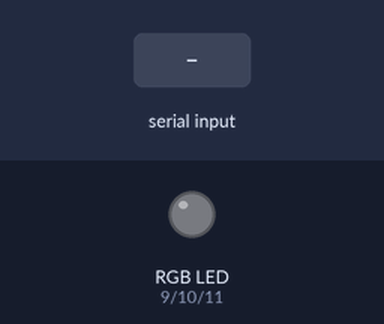
The sketch below on a simulated Arduino Uno, built with avr-gcc and run on an emulated ATmega328P. On the bench: an RGB LED mixed from three pins (HIGH = lit). Inputs (shaded band) come from the test bench. Dim RGB values are drawn brighter than linear.

Above: at 1.2 s.
1.3 s: "90,45,200\n" received over Serial
At 2.2 s:
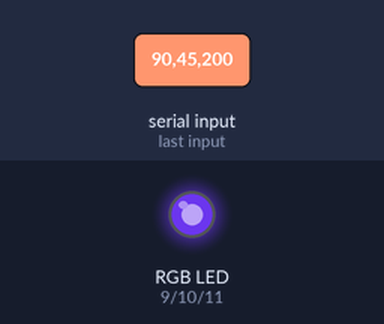
2.8 s: "30,150,10\n" received over Serial
At 3.4 s:
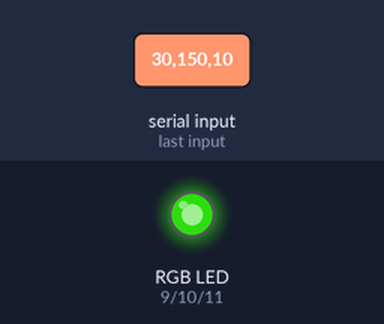
4.3 s: "1,90,45\n" received over Serial
At 5.6 s:
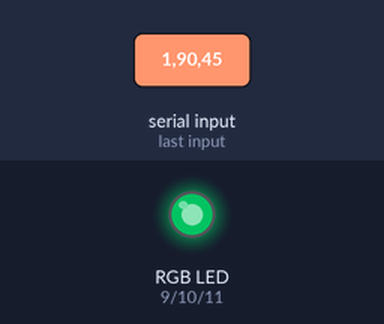
Timing chart, 0 to 7.3 s (numbered marks = the images above; inputs shaded):
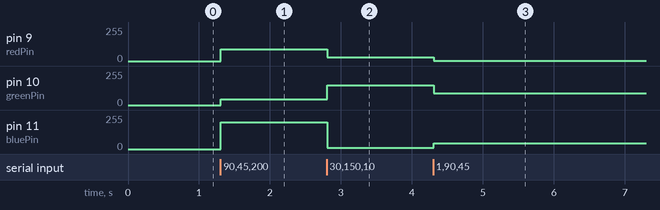

Measured:
- after the input at 1.3 s, pin 9 (redPin): 0/255 → 90/255 at once; pin 10 (greenPin): 0/255 → 45/255 at once; pin 11 (bluePin): 0/255 → 200/255 at once
- after the input at 2.8 s, pin 9 (redPin): 90/255 → 30/255 at once; pin 10 (greenPin): 45/255 → 150/255 at once; pin 11 (bluePin): 200/255 → 10/255 at once
- after the input at 4.3 s, pin 9 (redPin): 30/255 → 1/255 at once; pin 10 (greenPin): 150/255 → 90/255 at once; pin 11 (bluePin): 10/255 → 45/255 at once

The sketch:

week11p2.ino
```cpp
const int redPin = 9;
const int greenPin = 10;
const int bluePin = 11;

void setup() {
  // Start serial communication at 9600 baud
  Serial.begin(9600);

  // Set pins as outputs
  pinMode(redPin, OUTPUT);
  pinMode(greenPin, OUTPUT);
  pinMode(bluePin, OUTPUT);
}

void loop() {
  if (Serial.available() > 0) {

    // Read the three integers sent from p5.js
    // parseInt() looks for digits and skips non-digits
    int r = Serial.parseInt();
    int g = Serial.parseInt();
    int b = Serial.parseInt();

    // Look for the newline character to confirm the end of the message
    if (Serial.read() == '\n') {
      // Apply the brightness to each pin
      analogWrite(redPin, r);
      analogWrite(greenPin, g);
      analogWrite(bluePin, b);
    }
  }
}
```
